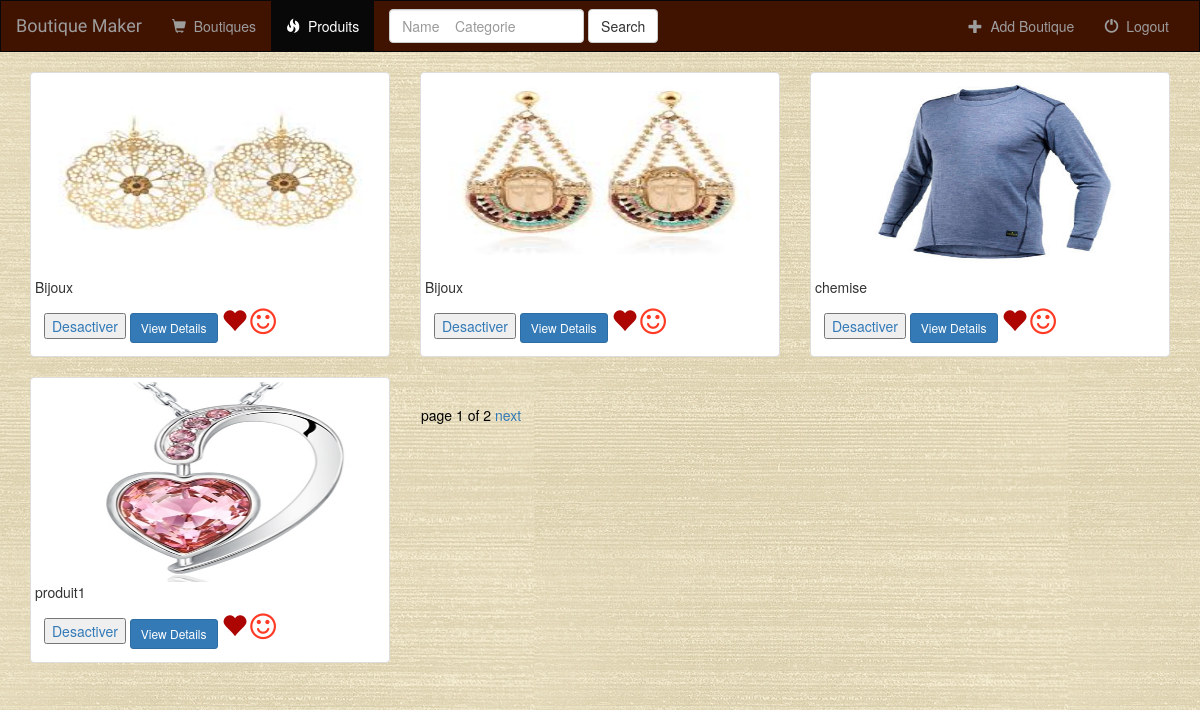
Screenshot of /boutique/produits/ with the database file from the repository.
### produit/models.py (models this page shows, shortened)
class Produit(models.Model):
    etat_choix = (('active', 'active'),('desactive','desactive'),)
    user = models.ForeignKey(User, default=1)
    choix_categorie = (('bijoux', 'bijoux'), ('maison et ameublement', 'maison et ameublement'), ('vetements', 'vetements'),('art et collections', 'art et collections'),('accessoires', 'accessoires'),('sacs et bagages', 'sacs et bagages'),('mariage', 'mariage'),)
    prix = models.CharField(max_length=250)
    title = models.CharField(max_length=250)
    type = models.CharField(max_length=250, default=None)
    etat = models.CharField(max_length=250, choices=etat_choix, default="desactive" )
    descreption = models.CharField(max_length=250)
    boutique = models.ForeignKey(Boutique, on_delete=models.CASCADE)
    logo = models.ImageField(upload_to=group_based_upload_to)
    image1 = models.ImageField(upload_to=group_based_upload_to_seconder, default=None)
    image2 = models.ImageField(upload_to=group_based_upload_to_seconder, default=None)
    image3 = models.ImageField(upload_to=group_based_upload_to_seconder, default=None)
    categorie = models.CharField(max_length=250, choices=choix_categorie, default="bijoux")
    is_favorite = models.BooleanField(default=False)
    is_smile = models.BooleanField(default=False)
    class Meta:
        ordering = ('title',)

### produit/views.py (the view)
def post_list(request):
    list_produit = Produit.objects.all()
    paginator = Paginator(list_produit,4)
    page = request.GET.get('page')
    try:
        produits= paginator.page(page)
    except PageNotAnInteger:
        produits = paginator.page(1)
    except EmptyPage:
        produits = paginator.page(paginator.num_pages)
    return render(request, 'produit/produits.html',{'page':page, 'produits':produits})

### produit/templates/produit/produits.html (shortened to what this page needs)
{% extends 'produit/base.html' %}
{% block songs_active %}active{% endblock %}
{% block pagination %}
{% block body %}
    <div class="container-fluid Produits-container">
    {% for produit in produits %}
                                 <div class="col-sm-2 col-lg-4">
                                    <div class="thumbnail">
                                                <img src="{{ produit.logo.url }}"  style="width:500px;height:200px;" class="img-responsive">
                                    <div>{{ produit.title }}</div>
                                            <div class="caption">
 {% if produit.etat == "active" %}
<a href="{% url 'boutique:desactiver' produit.id %}" > <input type="button" value="Activer"> </a>
     {% else %}
<a href="{% url 'boutique:activer' produit.id %}" > <input type="button" value="Desactiver"> </a>
     <a href="{% url 'boutique:detail_produit' produit.id %}" class="btn btn-primary btn-sm" role="button">View Details</a>
{% endif %}
          <a href="{% url 'boutique:favorite' produit.id %}" class="btn-favorite"><span class="glyphicon glyphicon-heart {% if produit.is_favorite %}active{%else%}not{% endif %}"></span></a>
           <a href="{% url 'boutique:smile' produit.id %}" class="btn-favorite"><span class="fa fa-smile-o {% if produit.is_smile %}active{% endif %}"></span></a>
                                            </div>
                                        </div>
                                    </div>
    {% endfor %}
{% include "produit/pagination.html" with page=produits %}
    </div>
{% endblock %}
{% endblock %}

### produit/static/produit/style.css (style rules this page uses)
body { background: white url("images/back.jpg"); }
.glyphicon-heart { color: #CCCCCC; font-size: 25px; }
.glyphicon-heart.active { color: #ac0502; }
.fa-smile-o { color: #080808; font-size: 30px; }
.fa-smile-o.active { size: 20px; font-size: 30px; color: #ff3b25; }

### rows the page displays
Produit: logo (picture), title "Bijoux", is_favorite True (drawn), is_smile True (drawn)
Produit: logo (picture), title "Bijoux", is_favorite True (drawn), is_smile True (drawn)
Produit: logo (picture), title "chemise", is_favorite True (drawn), is_smile True (drawn)
Produit: logo (picture), title "produit1", is_favorite True (drawn), is_smile True (drawn)

### other values shown
{{ page.number }} "1"
{{ page.paginator.num_pages }} "2"
